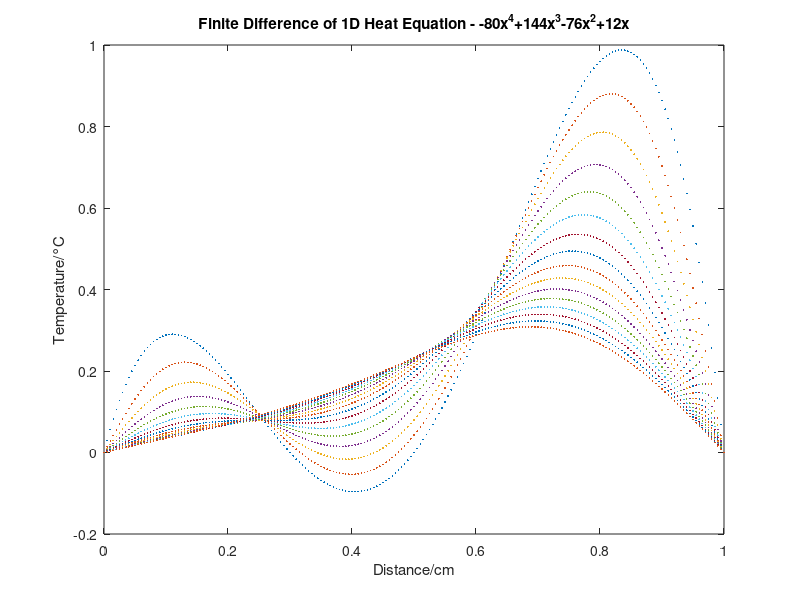

The MATLAB script that drew this image:
clear;
close all;
x0 = 0;
h = 0.005; %Step size in the X direction
Vin = @(x) -40*x*(x-0.3)*(x-1)*(x-0.5);
Bc = @(t) 0;
xf = 1 + h; %Final value of X untitledplus one more step to complete the graph
t0 = 0; %Initial time value
k = 0.45*h^2; %due to v being max of 1/2 we use 0.45 and work out k relative to that, steps in time
tf = 200*k; %the end time is 250 steps in the k direction
N = round((xf-x0)/h); %number of steps in the x direction
M = round((tf - t0)/k); %number of steps in the t direction
v = k/(h^2); %recalculating the value of v
b = 1 - 2*v; %create the value of beta
ya = zeros(1,N); xa = zeros(1,N); %create empty arrays
xa(1) = x0; xa(N) = xf-h; ya(1) = Bc(0); ya(N) = Bc(0); %initialising the initial conditions

for i = 1:N-2 
    xa(i+1) = xa(i) + h; %next step in x direction 
	ya(i+1) = feval(Vin, xa(i+1)); %calculate heat inital points
end
t = t0; %initial time value
plot(xa, ya, '.', 'markersize', 4); %plot graph at t = 0
hold on; %plots them all on the same graph
yn = ya; %to take the next time values
for a = 1:15 %plots the graph 15 times
    for i = 1:M %cycle through every time step
		ya(1) = Bc(t); ya(N) = Bc(t); %set boundary conditions
		for j = 2:N-1 %work out temp for next time step
            yn(j) = v*ya(j-1) + b*ya(j) + v*ya(j+1);
		end
		t = t+k; %change the time one step forward
        ya = yn; %replace ya with the next time array
    end
    plot(xa, ya, '.', 'markersize', 4); %plot heat
end
title 'Finite Difference of 1D Heat Equation - -80x^4+144x^3-76x^2+12x'
xlabel 'Distance/cm'
ylabel 'Temperature/°C'
xlim([0, 1]);